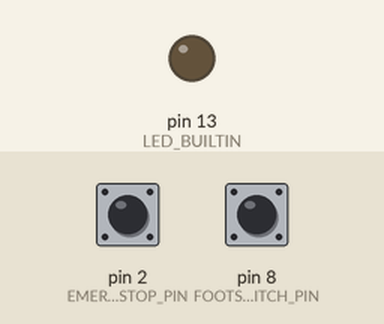
This sketch was run on a simulated Arduino Leonardo, built with avr-gcc and run on an emulated ATmega32U4. Shown: output pins drawn as LEDs (lit = HIGH). Dashed ring = blinking. Inputs (shaded band) come from the test bench; at power-on: pin 2 (EMERGENCY_STOP_PIN) HIGH, pin 8 (FOOTSWITCH_PIN) HIGH. USB keyboard and mouse output is not drawn.

Above: at 1.2 s.
1.3 s: pin 2 (EMERGENCY_STOP_PIN) pulled LOW for 1 s
At 1.42 s:
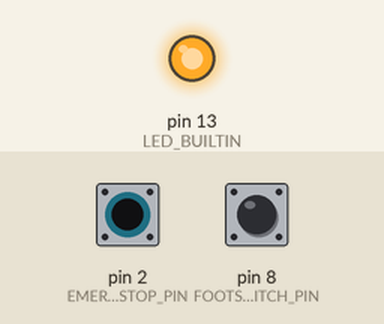
4.3 s: pin 2 (EMERGENCY_STOP_PIN) pulled LOW for 3.2 s
At 4.42 s:
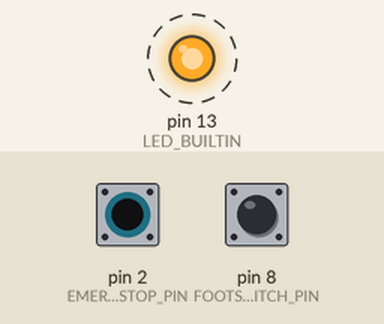
9.0 s: pin 8 (FOOTSWITCH_PIN) pulled LOW for 3.2 s
At 9.7 s:
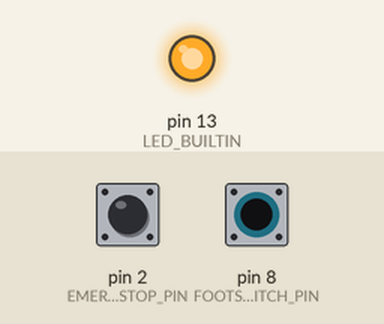
Timing chart, 0 to 13.7 s (numbered marks = the images above; inputs shaded):
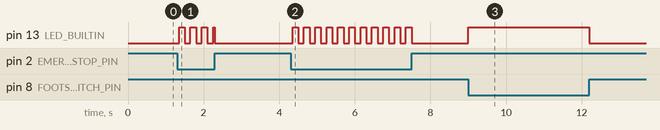

The sketch:

footswitch_hid_diagnostic.ino
```cpp
#include <HID-Project.h>

const uint8_t FOOTSWITCH_PIN = 8;
const uint8_t EMERGENCY_STOP_PIN = 2;

void setup() {
  pinMode(FOOTSWITCH_PIN, INPUT_PULLUP);
  pinMode(EMERGENCY_STOP_PIN, INPUT_PULLUP);
  pinMode(LED_BUILTIN, OUTPUT);
  digitalWrite(LED_BUILTIN, LOW);
  BootKeyboard.begin();
  BootKeyboard.releaseAll();
}

void loop() {
  if (digitalRead(EMERGENCY_STOP_PIN) == LOW) {
    digitalWrite(LED_BUILTIN, (millis() / 150) % 2 ? HIGH : LOW);
    return;
  }

  digitalWrite(LED_BUILTIN, digitalRead(FOOTSWITCH_PIN) == LOW ? HIGH : LOW);
}
```

Measured:
- after the input at 1.3 s, pin 13 (LED_BUILTIN): goes 3 × (HIGH 0.15 s, LOW 0.15 s), HIGH 0.05 s, then LOW, starting after 0.05 s
- after the input at 4.3 s, pin 13 (LED_BUILTIN): alternates HIGH for 0.15 s and LOW for 0.15 s, 22 changes in all, then stays LOW, starting after 0.05 s
- after the input at 9.0 s, pin 13 (LED_BUILTIN): LOW → HIGH at once, → LOW 3.2 s later
